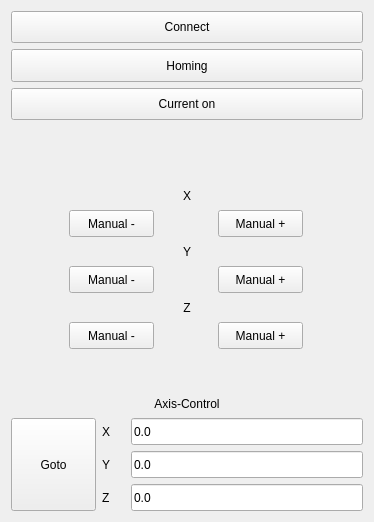
       <widget class="QWidget" name="horizontalLayoutWidget_2">
        <property name="geometry">
         <rect>
          <x>30</x>
          <y>20</y>
          <width>356</width>
          <height>522</height>
         </rect>
        </property>
        <layout class="QHBoxLayout" name="horizontalLayout_2">
         <property name="sizeConstraint">
          <enum>QLayout::SetMinimumSize</enum>
         </property>
         <item>
          <layout class="QVBoxLayout" name="verticalLayout_7">
           <item>
            <widget class="QPushButton" name="connectButton">
             <property name="sizePolicy">
              <sizepolicy hsizetype="Expanding" vsizetype="Minimum">
               <horstretch>0</horstretch>
               <verstretch>0</verstretch>
              </sizepolicy>
             </property>
             <property name="minimumSize">
              <size>
               <width>352</width>
               <height>27</height>
              </size>
             </property>
             <property name="text">
              <string>Connect</string>
             </property>
            </widget>
           </item>
           <item>
            <widget class="QPushButton" name="startHoming">
             <property name="sizePolicy">
              <sizepolicy hsizetype="Expanding" vsizetype="Minimum">
               <horstretch>0</horstretch>
               <verstretch>0</verstretch>
              </sizepolicy>
             </property>
             <property name="minimumSize">
              <size>
               <width>352</width>
               <height>27</height>
              </size>
             </property>
             <property name="text">
              <string>Homing</string>
             </property>
            </widget>
           </item>
           <item>
            <widget class="QPushButton" name="switchCurrent">
             <property name="sizePolicy">
              <sizepolicy hsizetype="Expanding" vsizetype="Minimum">
               <horstretch>0</horstretch>
               <verstretch>0</verstretch>
              </sizepolicy>
             </property>
             <property name="minimumSize">
              <size>
               <width>352</width>
               <height>27</height>
              </size>
             </property>
             <property name="text">
              <string>Current on</string>
             </property>
            </widget>
           </item>
           <item>
            <layout class="QVBoxLayout" name="verticalLayout_15">
             <item>
              <layout class="QVBoxLayout" name="verticalLayout_12">
               <item>
                <spacer name="verticalSpacer">
                 <property name="minimumSize">
                  <size>
                   <width>348</width>
                   <height>61</height>
                  </size>
                 </property>
                 <property name="orientation">
                  <enum>Qt::Vertical</enum>
                 </property>
                 <property name="sizeType">
                  <enum>QSizePolicy::Minimum</enum>
                 </property>
                 <property name="sizeHint" stdset="0">
                  <size>
                   <width>20</width>
                   <height>40</height>
                  </size>
                 </property>
                </spacer>
               </item>
               <item>
                <widget class="QLabel" name="label_18">
                 <property name="sizePolicy">
                  <sizepolicy hsizetype="Expanding" vsizetype="Minimum">
                   <horstretch>0</horstretch>
                   <verstretch>0</verstretch>
                  </sizepolicy>
                 </property>
                 <property name="minimumSize">
                  <size>
                   <width>348</width>
                   <height>17</height>
                  </size>
                 </property>
                 <property name="text">
                  <string>X</string>
                 </property>
                 <property name="alignment">
                  <set>Qt::AlignCenter</set>
                 </property>
                </widget>
               </item>
               <item>
                <layout class="QHBoxLayout" name="horizontalLayout_4">
                 <item>
                  <widget class="QPushButton" name="xManNeg">
                   <property name="sizePolicy">
                    <sizepolicy hsizetype="Expanding" vsizetype="Minimum">
                     <horstretch>0</horstretch>
                     <verstretch>0</verstretch>
                    </sizepolicy>
                   </property>
                   <property name="minimumSize">
                    <size>
                     <width>85</width>
                     <height>27</height>
                    </size>
                   </property>
                   <property name="maximumSize">
                    <size>
                     <width>85</width>
                     <height>27</height>
                    </size>
                   </property>
                   <property name="text">
                    <string>Manual -</string>
                   </property>
                  </widget>
                 </item>
                 <item>
                  <widget class="QPushButton" name="xManPos">
                   <property name="sizePolicy">
                    <sizepolicy hsizetype="Expanding" vsizetype="Minimum">
                     <horstretch>0</horstretch>
                     <verstretch>0</verstretch>
                    </sizepolicy>
                   </property>
                   <property name="minimumSize">
                    <size>
                     <width>85</width>
                     <height>27</height>
                    </size>
                   </property>
                   <property name="maximumSize">
                    <size>
                     <width>85</width>
                     <height>27</height>
                    </size>
                   </property>
                   <property name="text">
                    <string>Manual +</string>
                   </property>
                  </widget>
                 </item>
                </layout>
               </item>
              </layout>
             </item>
             <item>
              <layout class="QVBoxLayout" name="verticalLayout_14">
               <item>
                <widget class="QLabel" name="label_20">
                 <property name="sizePolicy">
                  <sizepolicy hsizetype="Expanding" vsizetype="Minimum">
                   <horstretch>0</horstretch>
                   <verstretch>0</verstretch>
                  </sizepolicy>
                 </property>
                 <property name="minimumSize">
                  <size>
                   <width>348</width>
                   <height>17</height>
                  </size>
                 </property>
                 <property name="text">
                  <string>Y</string>
                 </property>
                 <property name="alignment">
                  <set>Qt::AlignCenter</set>
                 </property>
                </widget>
               </item>
               <item>
                <layout class="QHBoxLayout" name="horizontalLayout_6">
                 <item>
                  <widget class="QPushButton" name="YManNeg">
                   <property name="sizePolicy">
                    <sizepolicy hsizetype="Expanding" vsizetype="Minimum">
                     <horstretch>0</horstretch>
                     <verstretch>0</verstretch>
                    </sizepolicy>
                   </property>
                   <property name="minimumSize">
                    <size>
                     <width>85</width>
                     <height>27</height>
                    </size>
                   </property>
                   <property name="maximumSize">
                    <size>
                     <width>85</width>
                     <height>27</height>
                    </size>
                   </property>
                   <property name="text">
                    <string>Manual -</string>
                   </property>
                  </widget>
                 </item>
                 <item>
                  <widget class="QPushButton" name="YManPos">
                   <property name="sizePolicy">
                    <sizepolicy hsizetype="Expanding" vsizetype="Minimum">
                     <horstretch>0</horstretch>
                     <verstretch>0</verstretch>
                    </sizepolicy>
                   </property>
                   <property name="minimumSize">
                    <size>
                     <width>85</width>
                     <height>27</height>
                    </size>
                   </property>
                   <property name="maximumSize">
                    <size>
                     <width>85</width>
                     <height>27</height>
                    </size>
                   </property>
                   <property name="text">
                    <string>Manual +</string>
                   </property>
                  </widget>
                 </item>
                </layout>
               </item>
              </layout>
             </item>
             <item>
              <layout class="QVBoxLayout" name="verticalLayout_13">
               <item>
                <widget class="QLabel" name="label_19">
                 <property name="sizePolicy">
                  <sizepolicy hsizetype="Expanding" vsizetype="Minimum">
                   <horstretch>0</horstretch>
                   <verstretch>0</verstretch>
                  </sizepolicy>
                 </property>
                 <property name="minimumSize">
                  <size>
                   <width>348</width>
                   <height>17</height>
                  </size>
                 </property>
                 <property name="text">
                  <string>Z</string>
                 </property>
                 <property name="alignment">
                  <set>Qt::AlignCenter</set>
                 </property>
                </widget>
               </item>
               <item>
                <layout class="QHBoxLayout" name="horizontalLayout_5">
                 <item>
                  <widget class="QPushButton" name="ZManNeg">
                   <property name="sizePolicy">
                    <sizepolicy hsizetype="Expanding" vsizetype="Minimum">
                     <horstretch>0</horstretch>
                     <verstretch>0</verstretch>
                    </sizepolicy>
                   </property>
                   <property name="minimumSize">
                    <size>
                     <width>85</width>
                     <height>27</height>
                    </size>
                   </property>
                   <property name="maximumSize">
                    <size>
                     <width>85</width>
                     <height>27</height>
                    </size>
                   </property>
                   <property name="text">
                    <string>Manual -</string>
                   </property>
                  </widget>
                 </item>
                 <item>
                  <widget class="QPushButton" name="ZManPos">
                   <property name="sizePolicy">
                    <sizepolicy hsizetype="Expanding" vsizetype="Minimum">
                     <horstretch>0</horstretch>
                     <verstretch>0</verstretch>
                    </sizepolicy>
                   </property>
                   <property name="minimumSize">
                    <size>
                     <width>85</width>
                     <height>27</height>
                    </size>
                   </property>
                   <property name="maximumSize">
                    <size>
                     <width>85</width>
                     <height>27</height>
                    </size>
                   </property>
                   <property name="text">
                    <string>Manual +</string>
                   </property>
                  </widget>
                 </item>
                </layout>
               </item>
               <item>
                <layout class="QVBoxLayout" name="verticalLayout_11">
                 <item>
                  <spacer name="verticalSpacer_2">
                   <property name="minimumSize">
                    <size>
                     <width>346</width>
                     <height>40</height>
                    </size>
                   </property>
                   <property name="orientation">
                    <enum>Qt::Vertical</enum>
                   </property>
                   <property name="sizeType">
                    <enum>QSizePolicy::Minimum</enum>
                   </property>
                   <property name="sizeHint" stdset="0">
                    <size>
                     <width>20</width>
                     <height>40</height>
                    </size>
                   </property>
                  </spacer>
                 </item>
                 <item>
                  <widget class="QLabel" name="label_10">
                   <property name="sizePolicy">
                    <sizepolicy hsizetype="Minimum" vsizetype="Minimum">
                     <horstretch>0</horstretch>
                     <verstretch>0</verstretch>
                    </sizepolicy>
                   </property>
                   <property name="minimumSize">
                    <size>
                     <width>346</width>
                     <height>17</height>
                    </size>
                   </property>
                   <property name="text">
                    <string>Axis-Control</string>
                   </property>
                   <property name="alignment">
                    <set>Qt::AlignCenter</set>
                   </property>
                  </widget>
                 </item>
                 <item>
                  <layout class="QHBoxLayout" name="horizontalLayout_3">
                   <item>
                    <widget class="QPushButton" name="gotoCoord">
                     <property name="sizePolicy">
                      <sizepolicy hsizetype="Expanding" vsizetype="Minimum">
                       <horstretch>0</horstretch>
                       <verstretch>0</verstretch>
                      </sizepolicy>
                     </property>
                     <property name="minimumSize">
                      <size>
                       <width>85</width>
                       <height>27</height>
                      </size>
                     </property>
                     <property name="text">
                      <string>Goto</string>
                     </property>
                    </widget>
                   </item>
                   <item>
                    <layout class="QVBoxLayout" name="verticalLayout_10">
                     <item>
                      <widget class="QLabel" name="label_15">
                       <property name="sizePolicy">
                        <sizepolicy hsizetype="Expanding" vsizetype="Minimum">
                         <horstretch>0</horstretch>
                         <verstretch>0</verstretch>
                        </sizepolicy>
                       </property>
                       <property name="minimumSize">
                        <size>
                         <width>11</width>
                         <height>27</height>
                        </size>
                       </property>
                       <property name="text">
                        <string>X</string>
                       </property>
                      </widget>
                     </item>
                     <item>
                      <widget class="QLabel" name="label_16">
                       <property name="sizePolicy">
                        <sizepolicy hsizetype="Expanding" vsizetype="Minimum">
                         <horstretch>0</horstretch>
                         <verstretch>0</verstretch>
                        </sizepolicy>
                       </property>
                       <property name="minimumSize">
                        <size>
                         <width>11</width>
                         <height>27</height>
                        </size>
                       </property>
                       <property name="text">
                        <string>Y</string>
                       </property>
                      </widget>
                     </item>
                     <item>
                      <widget class="QLabel" name="label_17">
                       <property name="sizePolicy">
                        <sizepolicy hsizetype="Expanding" vsizetype="Minimum">
                         <horstretch>0</horstretch>
                         <verstretch>0</verstretch>
                        </sizepolicy>
                       </property>
                       <property name="minimumSize">
                        <size>
                         <width>11</width>
                         <height>27</height>
                        </size>
                       </property>
                       <property name="text">
                        <string>Z</string>
                       </property>
                      </widget>
                     </item>
                    </layout>
                   </item>
                   <item>
                    <layout class="QVBoxLayout" name="verticalLayout_9">
                     <item>
                      <widget class="QLineEdit" name="xLineEdit">
                       <property name="sizePolicy">
                        <sizepolicy hsizetype="Expanding" vsizetype="Minimum">
                         <horstretch>0</horstretch>
                         <verstretch>0</verstretch>
                        </sizepolicy>
                       </property>
                       <property name="minimumSize">
                        <size>
                         <width>232</width>
                         <height>27</height>
                        </size>
                       </property>
                       <property name="text">
                        <string>0.0</string>
                       </property>
                      </widget>
                     </item>
                     <item>
                      <widget class="QLineEdit" name="yLineEdit">
                       <property name="sizePolicy">
                        <sizepolicy hsizetype="Expanding" vsizetype="Minimum">
                         <horstretch>0</horstretch>
                         <verstretch>0</verstretch>
                        </sizepolicy>
                       </property>
                       <property name="minimumSize">
                        <size>
                         <width>232</width>
                         <height>27</height>
                        </size>
                       </property>
                       <property name="text">
                        <string>0.0</string>
                       </property>
                      </widget>
                     </item>
                     <item>
                      <widget class="QLineEdit" name="zLineEdit">
                       <property name="sizePolicy">
                        <sizepolicy hsizetype="Expanding" vsizetype="Minimum">
                         <horstretch>0</horstretch>
                         <verstretch>0</verstretch>
                        </sizepolicy>
                       </property>
                       <property name="minimumSize">
                        <size>
                         <width>232</width>
                         <height>27</height>
                        </size>
                       </property>
                       <property name="text">
                        <string>0.0</string>
                       </property>
                      </widget>
                     </item>
                    </layout>
                   </item>
                  </layout>
                 </item>
                </layout>
               </item>
              </layout>
             </item>
            </layout>
           </item>
          </layout>
         </item>
        </layout>
       </widget>
